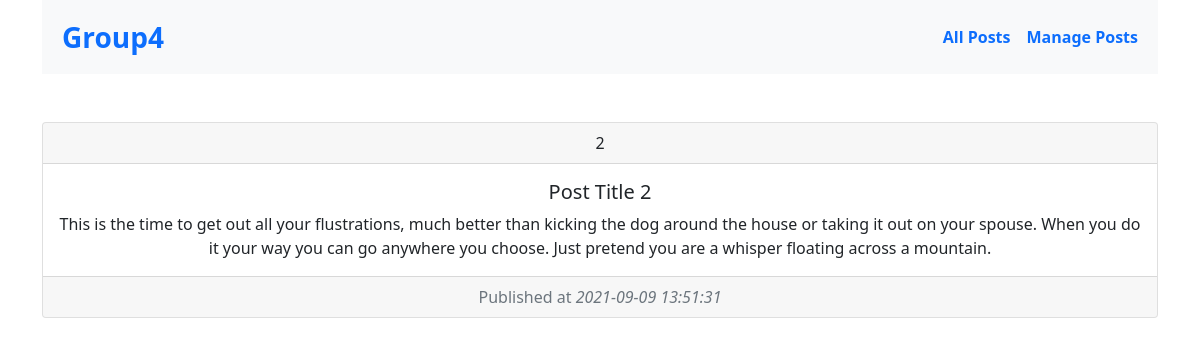
The page /index.php?postId=2 on the database its author committed.
### tables this page shows
CREATE TABLE `posts` (
  `post_id` int(11) NOT NULL,
  `title` varchar(20) NOT NULL,
  `content` varchar(300) NOT NULL,
  `published_at` timestamp NOT NULL DEFAULT current_timestamp()
);

### db.class.php (called while the page is built, shortened)
<?php
class Db
{
    protected function connect()
    {
        try
        {
            $dsn = "mysql:host=$this->servername; dbname=$this->dbname; charset=UTF8";
            $pdo = new PDO($dsn, $this->username, $this->password );
            return $pdo;
        }
        catch(PDOException $e)
        {
            echo "Veritabanı hatası: {$e->getMessage()}";
            exit(1);
        }
    }
}

### post.class.php (called while the page is built, shortened)
<?php
require_once "db.class.php";
class Post extends Db
{
    public function getSinglePost($post_id = null)
    {
        $sql = "SELECT * FROM posts WHERE post_id = ?";
        $data = $this->connect()->prepare($sql);
        $data->execute([$post_id]);
        return $data->fetchAll(PDO::FETCH_ASSOC);
    }
}

### index.php (the view, shortened to what this page needs)
<?php
    require_once "post.class.php";
    $postsObj = new Post;
?>
<!doctype html>
<html lang="en">
  <head>
    <link href="https://cdn.jsdelivr.net/npm/bootstrap@5.1.1/dist/css/bootstrap.min.css" rel="stylesheet">
  </head>
  <body>
    <div class="container text-center">
        <nav class="navbar navbar-expand-lg navbar-light bg-light">
            <div class="container-fluid">
                <a class="navbar-brand p-2 text-primary fs-3 fw-bold" href="<?php echo $_SERVER['PHP_SELF']?>">Group4</a>
                <div class="collapse navbar-collapse" id="navbarNav">
                    <ul class="navbar-nav ms-auto fw-bolder">
                        <li class="nav-item">
                            <a class="nav-link text-primary" href="<?php echo $_SERVER['PHP_SELF']?>">All Posts</a>
                        </li>
                        <li class="nav-item">
                            <a class="nav-link text-primary" href="<?php echo "http://localhost/homework4-grup-4/manage.php" ?>">Manage Posts</a>
                        </li>
                    </ul>
                </div>
            </div>
        </nav>
    <?php
        if(isset($_GET['postId'])):
            $singlePost = $_GET['postId'];
            $postId = $postsObj->getSinglePost($singlePost);
            $postId = $postId[0];
    ?>
        <div class="card text-center mt-5">
            <div class="card-header">
                <?php echo $postId['post_id'] ?>
            </div>
            <div class="card-body">
                <h5 class="card-title"> <?php echo $postId['title'] ?></h5>
                <p class="card-text"> <?php echo $postId['content'] ?></p>
            </div>
            <div class="card-footer text-muted">
                Published at <i><?php echo $postId['published_at'] ?></i>
            </div>
        </div>
    <?php endif; ?>
    </div>
  </body>
</html>

### rows shown on the page
posts: post_id "2", title "Post Title 2", content "This is the time to get out all your flustrations, much better than kicking the dog around the house or taking it out on your spouse. When you do it your way you can go anywhere you choose. Just pretend you are a whisper floating across a mountain.", published_at "2021-09-09 13:51:31"
